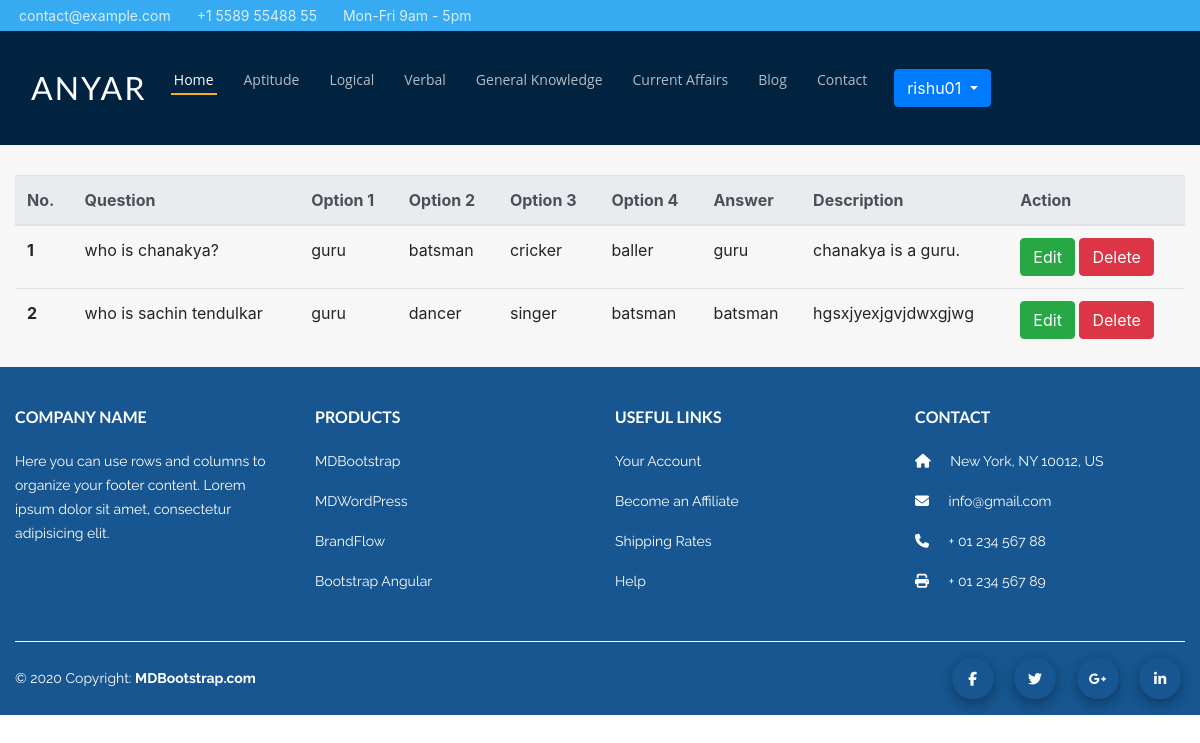
The page /accounts/profile/rishu01/ (signed in) on the database its author committed.
### questions/models.py (models this page shows, shortened)
class Questions(models.Model):
    subject_type=models.ForeignKey(Sub_subject,on_delete=models.CASCADE,default=None)
    question_name=models.CharField(max_length=1000)
    option1=models.CharField(max_length=100)
    option2=models.CharField(max_length=100)
    option3=models.CharField(max_length=100)
    option4=models.CharField(max_length=100)
    right_option=models.CharField(max_length=100)
    description=models.TextField(default="")
    created_time=models.DateTimeField(auto_now=True)
    updated_time=models.DateTimeField(default=datetime.today())
    user=models.ForeignKey(User,on_delete=models.CASCADE,blank=True,default=False)

### accounts/views.py (the view)
# urls.py: path('profile/<str:username>/', views.teacherprofile, name="profile"),
@login_required
def teacherprofile(request,username):
    if request.user.username==username:
        user=User.objects.get(username=username)
        questions=Questions.objects.filter(user=user)
        context={'questions':questions}
        return render(request,'accounts/profile.html',context=context)
    return redirect('homepage')

### accounts/templates/accounts/profile.html
{% extends 'home/base.html' %}
{% block content %}
<div class="container">
<div class="table-responsive">
<table class="table">
  <thead class="thead-light">
    <tr>
      <th scope="col">No.</th>
      <th scope="col">Question</th>
      <th scope="col">Option 1</th>
      <th scope="col">Option 2</th>
      <th scope="col">Option 3</th>
      <th scope="col">Option 4</th>
      <th scope="col">Answer</th>
      <th scope="col">Description</th>
      <th scope="col">Action</th>
    </tr>
  </thead>
  <tbody>
      {% for question in questions %}
    <tr>
      <th scope="row">{{forloop.counter}}</th>
      <td>{{question.question_name}}</td>
      <td>{{question.option1}}</td>
      <td>{{question.option2}}</td>
      <td>{{question.option3}}</td>
      <td>{{question.option4}}</td>
      <td>{{question.right_option}}</td>
      <td>{{question.description}}</td>
      <td><a type="button" class="btn btn-success" href="/accounts/{{question.user.username}}/editquestion/{{question.id}}">Edit</a>
<a type="button" class="btn btn-danger" href="/accounts/{{question.user.username}}/deletequestion/{{question.id}}">Delete</a></td>
    </tr>
    {% endfor %}
  </tbody>
</table>
</div>
    </div>
{% endblock %}

### home/templates/home/base.html (shortened to what this page needs)
<!DOCTYPE html>
<html lang="en">
<head>
{% load static %}
<link rel="stylesheet" type="text/css" href="{% static 'home/css/bootstrap.min.css' %}">
<link rel="stylesheet" type="text/css" href="{% static 'home/css/font-awesome.min.css' %}">
<link rel="stylesheet" type="text/css" href="{% static 'home/css/style.css' %}">
<link rel="stylesheet" type="text/css" href="{% static 'home/css/custom.css' %}">
</head><body id="page-top" class="home">
<div id="page-wrap">
  <header id="header" class="fixed-top ">
    <div id="topbar" class="align-items-center">
      <div class="container align-items-center">
        <div class="row">
          <div class="col-md-6">
            <div class="contact-info mr-auto">
              <ul>
                <li><i class="icofont-envelope"></i><a href="mailto:contact@example.com">contact@example.com</a></li>
                <li><i class="icofont-phone"></i> +1 5589 55488 55</li>
                <li><i class="icofont-clock-time icofont-flip-horizontal"></i> Mon-Fri 9am - 5pm</li>
              </ul>
            </div>
          </div>
          <div class="col-md-6">
          </div>
        </div>
      </div>
    </div>
    <div class="container d-flex align-items-center menu-p">
      <nav class="navbar navbar-expand-lg navbar-light ">
        <h1 class="logo mr-auto"><a href="#header" class="scrollto">Anyar</a></h1>
        <div class="nav-menu navbar-collapse collapse" id="navbarNavDropdown">
          <ul class="navbar-nav">
            <li class="active"><a href="{% url 'homepage' %}">Home</a></li>
            <li><a href="{% url 'aptitude' %}">Aptitude</a></li>
            <li><a href="{% url 'logical' %}">Logical</a></li>
            <li><a href="{% url 'verbal' %}">Verbal</a></li>
            <li><a href="{% url 'general knowledge' %}">General Knowledge</a></li>
            <li><a href="{% url 'current affairs' %}">Current Affairs</a></li>
            <li><a href="#">Blog</a></li>
            <li><a href="#contact">Contact</a></li>
            {% if user.is_authenticated %}
            <li>
              <div class="btn-group">
                <button  class="btn btn-primary dropdown-toggle" data-toggle="dropdown" aria-haspopup="true" aria-expanded="false"> {{user.username}} </button>
              </div>
            </li>
            {% endif %}
          </ul>
        </div>
      </nav>
    </div>
  </header>
  {% block content %}
  {% endblock %}
  <footer class="page-footer font-small mdb-color pt-4">
    <div class="container text-center text-md-left">
      <div class="row text-center text-md-left mt-3 pb-3">
        <div class="col-md-3 col-lg-3 ">
          <h6 class="text-uppercase mb-4 font-weight-bold">Company name</h6>
          <p>Here you can use rows and columns to organize your footer content. Lorem ipsum dolor sit amet,
            consectetur
            adipisicing elit.</p>
        </div>
        <div class="col-md-3 col-lg-3 ">
          <h6 class="text-uppercase mb-4 font-weight-bold">Products</h6>
          <p> <a href="#!">MDBootstrap</a> </p>
          <p> <a href="#!">MDWordPress</a> </p>
          <p> <a href="#!">BrandFlow</a> </p>
          <p> <a href="#!">Bootstrap Angular</a> </p>
        </div>
        <div class="col-md-3 col-lg-3 ">
          <h6 class="text-uppercase mb-4 font-weight-bold">Useful links</h6>
          <p> <a href="#!">Your Account</a> </p>
          <p> <a href="#!">Become an Affiliate</a> </p>
          <p> <a href="#!">Shipping Rates</a> </p>
          <p> <a href="#!">Help</a> </p>
        </div>
        <div class="col-md-3 col-lg-3 ">
          <h6 class="text-uppercase mb-4 font-weight-bold">Contact</h6>
          <p> <i class="fas fa-home mr-3"></i> New York, NY 10012, US</p>
          <p> <i class="fas fa-envelope mr-3"></i> info@gmail.com</p>
          <p> <i class="fas fa-phone mr-3"></i> + 01 234 567 88</p>
          <p> <i class="fas fa-print mr-3"></i> + 01 234 567 89</p>
        </div>
      </div>
      <hr>
      <div class="row d-flex align-items-center">
        <div class="col-md-7 col-lg-8">
          <p class="text-center text-md-left">© 2020 Copyright: <a href="https://mdbootstrap.com/"> <strong> MDBootstrap.com</strong> </a> </p>
        </div>
        <div class="col-md-5 col-lg-4 ml-lg-0">
          <div class="text-center text-md-right">
            <ul class="list-unstyled list-inline">
              <li class="list-inline-item"> <a class="btn-floating btn-sm rgba-white-slight mx-1 waves-effect waves-light"> <i class="fab fa-facebook-f"></i> </a> </li>
              <li class="list-inline-item"> <a class="btn-floating btn-sm rgba-white-slight mx-1 waves-effect waves-light"> <i class="fab fa-twitter"></i> </a> </li>
              <li class="list-inline-item"> <a class="btn-floating btn-sm rgba-white-slight mx-1 waves-effect waves-light"> <i class="fab fa-google-plus-g"></i> </a> </li>
              <li class="list-inline-item"> <a class="btn-floating btn-sm rgba-white-slight mx-1 waves-effect waves-light"> <i class="fab fa-linkedin-in"></i> </a> </li>
            </ul>
          </div>
        </div>
      </div>
    </div>
  </footer>
</div>
<link rel="stylesheet" href="https://maxcdn.bootstrapcdn.com/bootstrap/4.5.0/css/bootstrap.min.css">
</body>
</html>

### home/static/home/css/style.css (style rules this page uses)
a, input, textarea, button, select { outline: none; }
a { -webkit-transition: all .3s ease; -moz-transition: all .3s ease; -ms-transition: all .3s ease; -o-transition: all .3s ease; transition: all .3s ease; }
body { line-height: 1.4; font-size: 14px; font-family: 'Raleway', sans-serif; color: #000; }
.container { position: relative; }
@media screen and (min-width: 1200px) { .container { min-width: 1200px !important; } }
#page-wrap { background-color: #f7f7f7; }
p { font-family: 'Raleway', sans-serif; font-size: 14px; color: #666; line-height: 1.7em; }
h1 { font-family: 'Lato', sans-serif; font-size: 50px; line-height: 1.5em; color: #666; }
h1 { font-family: 'Lato', sans-serif; font-size: 38px; line-height: 1.5em; color: #666; }
h6, .xsm { font-family: 'Lato', sans-serif; font-size: 16px; line-height: 1.5em; color: #fff; }

### home/static/home/css/custom.css (style rules this page uses)
body { overflow-x: hidden; }
#topbar { font-size: 14px; transition: all 0.5s; overflow: hidden; color: rgba(255, 255, 255, 0.8); background-color: #37abf2; padding: 5px 0; }
#topbar .contact-info ul { padding: 0; margin: 0; list-style: none; }
#topbar .contact-info li { display: inline-block; padding: 0; }
#topbar .contact-info li + li { margin-left: 18px; }
#topbar .contact-info a { color: rgba(255, 255, 255, 0.8); transition: 0.3s; }
#topbar .contact-info i { color: #f6b024; padding-right: 4px; }
.menu-p { padding: 20px 0; }
#header { background-color: #012340; transition: all 0.5s; z-index: 997; margin-bottom: 30px; position: relative; }
#header .logo { font-size: 32px; margin: 0; padding: 0; line-height: 1; font-weight: 400; letter-spacing: 2px; text-transform: uppercase; }
#header .logo a { color: #fff; }
.nav-menu ul { margin: 0; padding: 0; list-style: none; }
.nav-menu > ul { display: flex; float: right; }
.nav-menu > ul > li { position: relative; white-space: nowrap; padding: 10px 0 10px 24px; }
.nav-menu a { display: block; position: relative; color: rgba(255, 255, 255, 0.7); transition: 0.3s; font-size: 14px; padding: 0 3px; font-family: "Open Sans", sans-serif; }
.nav-menu > ul > li > a:before { content: ""; position: absolute; width: 100%; height: 2px; bottom: -5px; left: 0; background-color: #f6b024; visibility: hidden; width: 0px; transition: all 0.3s ease-in-out 0s; }
.nav-menu a:hover:before, .nav-menu li:hover > a:before, .nav-menu .active > a:before { visibility: visible; width: 100%; }
.nav-menu a:hover, .nav-menu .active > a, .nav-menu li:hover > a { color: #fff; }
.mobile-nav { position: fixed; top: 55px; right: 15px; bottom: 15px; left: 15px; z-index: 9999; overflow-y: auto; background: #fff; transition: ease-in-out 0.2s; opacity: 0; visibility: hidden; border-radius: 10px; padding: 10px 0; }
.mobile-nav * { margin: 0; padding: 0; list-style: none; }
.mobile-nav a { display: block; position: relative; color: #0665b7; padding: 10px 20px; font-weight: 500; outline: none; }
.mobile-nav a:hover, .mobile-nav .active > a, .mobile-nav li:hover > a { color: #f6b024; text-decoration: none; }
footer hr { margin-top: 1rem; margin-bottom: 1rem; border: 0; border-top: 1px solid #fff; }
footer, footer a, footer p { background-color: #175690; color: white; }
.btn-floating { position: relative; z-index: 1; display: block; padding: 10px !important; box-shadow: 0 5px 11px 0 rgba(0,0,0,0.18), 0 4px 15px 0 rgba(0,0,0,0.15); -webkit-transition: all .2s ease-in-out; transition: all .2s ease-in-out; width: 42px; border-radius: 60px !important; text-align: center; }

### rows shown on the page
Questions: question_name "who is chanakya?", option1 "guru", option2 "batsman", option3 "cricker", option4 "baller", right_option "guru", description "chanakya is a guru."
Questions: question_name "who is sachin tendulkar", option1 "guru", option2 "dancer", option3 "singer", option4 "batsman", right_option "batsman", description "hgsxjyexjgvjdwxgjwg"

### other values the page prints
{{ user.username }} "rishu01"
